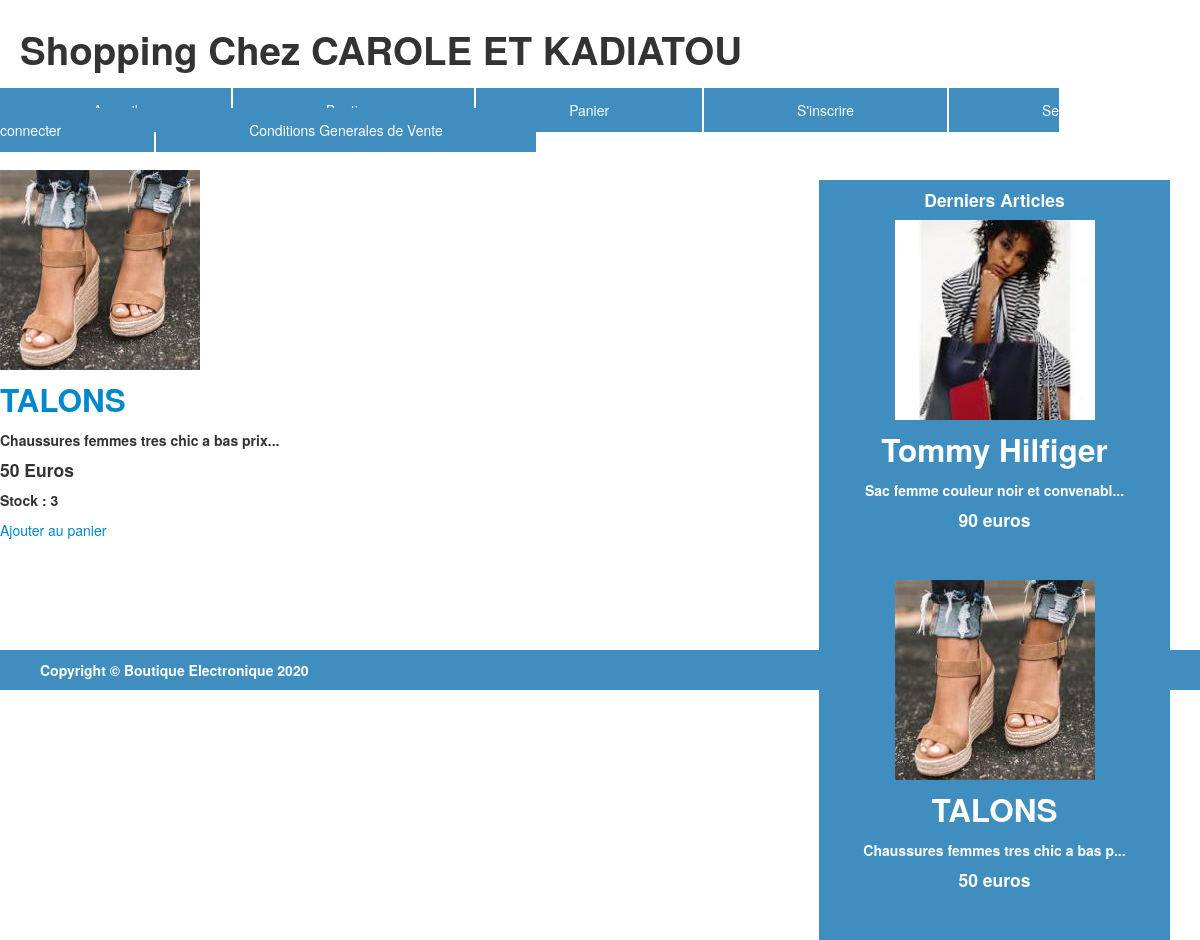
The page /boutique.php?category=chaussures-femmes on the database its author committed.
### tables this page shows
CREATE TABLE IF NOT EXISTS `products` (
  `ID` int(11) NOT NULL AUTO_INCREMENT,
  `title` varchar(255) NOT NULL,
  `slug` varchar(255) NOT NULL,
  `description` varchar(255) NOT NULL,
  `price` text NOT NULL,
  `category` varchar(255) NOT NULL,
  `weight` varchar(255) NOT NULL,
  `shipping` varchar(255) NOT NULL,
  `tva` varchar(255) NOT NULL,
  `final_price` varchar(255) NOT NULL,
  `stock` varchar(255) NOT NULL,
  PRIMARY KEY (`ID`)
);

### boutique.php (the view, shortened to what this page needs)
<?php
	require_once('includes/header.php');
	require_once('includes/sidebar.php');
	if(isset($_GET['show'])){
		$product = htmlentities($_GET['show']);
		$select = $db->prepare("SELECT * FROM products WHERE slug='$product'");
		$select->execute();
		$s = $select->fetch(PDO::FETCH_OBJ);
		$description = $s->description;
		$description_finale=wordwrap($description,100,'<br />', false);
		?>
		<br/><div style="text-align:center;">
		<img src="imgs/<?php echo $s->slug; ?>.jpg"/>
		<h1><?php echo $s->title; ?></h1>
		<h5><?php echo $description_finale; ?></h5>
		<h5>Stock : <?php echo $s->stock; ?></h5>
		<?php if ($s->stock>0){ ?><a href="panier.php?action=ajout&amp;l=<?php echo $s->slug; ?>&amp;q=1&amp;p=<?php echo $s->price; ?>">Ajouter au panier</a><?php }else{echo'<h5 style="color:red;">Stock épuisé !</h5>';} ?>
		</div><br/>
		<?php
	}else{
	if(isset($_GET['category'])){
		$category_slug=$_GET['category'];
		$select = $db->query("SELECT name FROM category WHERE slug='$category_slug'");
		$results = $select->fetch(PDO::FETCH_OBJ);
		$category = addslashes($results->name);
		$select = $db->prepare("SELECT * FROM products WHERE category='$category'");
		$select->execute();
		while($s=$select->fetch(PDO::FETCH_OBJ)){
			$lenght=75;
			$description = $s->description;
			$new_description=substr($description,0,$lenght)."...";
			$description_finale=wordwrap($new_description,50,'<br />', false);
			?>
			<br/>
			<a href="?show=<?php echo $s->slug; ?>"><img src="imgs/<?php echo $s->slug; ?>.jpg"/></a>
			<a href="?show=<?php echo $s->slug; ?>"><h2><?php echo $s->title;?></h2></a>
			<h5><?php echo $description_finale; ?></h5>
			<h4><?php echo $s->price; ?> Euros</h4>
			<h5>Stock : <?php echo $s->stock; ?></h5>
			<?php if ($s->stock>0){ ?><a href="panier.php?action=ajout&amp;l=<?php echo $s->slug; ?>&amp;q=1&amp;p=<?php echo $s->price; ?>">Ajouter au panier</a><?php }else{echo'<h5 style="color:red;">Stock épuisé !</h5>';} ?>
			<br/><br/>
			<?php
		}
	?>
	<br/><br/><br/><br/>
	<?php
}
}
	require_once('includes/footer.php');
?>

### includes/header.php (shortened to what this page needs)
<!DOCTYPE html>
<html>
	<head>
		<link href="style/bootstrap.css" type="text/css" rel="stylesheet"/>
	</head>
	<header>
		<br/><h1>Shopping Chez CAROLE ET KADIATOU</h1><br/>
		<ul class="menu">
			<li><a href="index.php">Accueil</a></li>
			<li><a href="boutique.php">Boutique</a></li>
			<li><a href="panier.php">Panier</a></li>
			<?php if(!isset($_SESSION['user_id'])){?>
			<li><a href="register.php">S'inscrire</a></li>
			<li><a href="connect.php">Se connecter</a></li>
			<?php }else{ ?>
			<li><a href="my_account.php">Mon compte</a></li>
			<?php } ?>
			<li><a href="conditions_generales_de_vente.php">Conditions Generales de Vente</a></li>
		</ul>
	</header>

### includes/sidebar.php
<div class="sidebar">
<h4>Derniers Articles</h4>
<?php
	$select = $db->prepare("SELECT * FROM products ORDER BY id DESC LIMIT 0,2");
	$select->execute();
	while($s=$select->fetch(PDO::FETCH_OBJ)){
		$lenght=35;
		$description = $s->description;
		$new_description=substr($description,0,$lenght)."...";
		$description_finale=wordwrap($new_description,50,'<br />', false);
		?>
		<div style="text-align:center;">
		<a style="color:white;" href="boutique.php?show=<?= $s->slug; ?>"><img height="80" width="200" src="imgs/<?php echo $s->slug; ?>.jpg"/>
		<h2 style="color:white;"><?php echo $s->title;?></a></h2>
		<h5 style="color:white;"><?php echo $description_finale; ?></h5>
		<h4 style="color:white"><?php echo $s->price; ?> euros</h4></div>
		<br/><br/>
		<?php
	}
?>
</div>

### includes/footer.php
<div class="footer">
<h5>Copyright &copy; Boutique Electronique 2020</h5>
</div>

### rows shown on the page
products: slug (picture), title "Tommy Hilfiger", description "Sac femme couleur noir et convenabl...", price "90"
products: slug (picture), title "TALONS", description "Chaussures femmes tres chic a bas p...", price "50", description "Chaussures femmes tres chic a bas prix...", stock "3"
